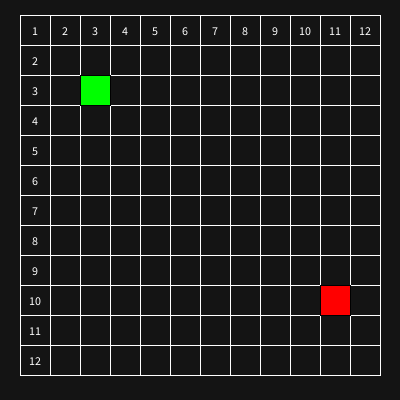
Frame 1 (no input)
Frame 60 (the mouse pressed at the canvas centre just before this capture): identical to frame 1, image omitted
Frame 120 (the mouse held since frame 60 and released just before this capture): identical to frame 1, image omitted

The Processing sketch that drew this single still picture (run headless with seeded random() and noise(); from frame 60 on, the mouse is pressed at the canvas centre):

// Processing sketch: Belajar_A_Search
// ── Belajar_A_Search.pde

int [][] i = new int [12][12];

void setup () {
  
  size (400,400);
  rectMode (CENTER);
  
  textAlign (CENTER, CENTER);
  
}

void draw () {
  
  background (20);  
    
  //Papan 
  
  for (int s = 0; s < 12; s++) {
    for (int r = 0; r < 12; r++) {
      i[s][r] = (s+1)*(r+1);
    }
  }
  
  stroke (255);
    
   for (int y = 30; y < height-30; y += 30) {
     for (int x = 35; x < width-20; x += 30) {
      
       noFill ();
       rect (x, y, 30,30);
        
       if ((x-30)/30 == 0 || (y-30)/30 == 0) {
         fill (255);
         text (i[(x-30)/30][(y-30)/30],x,y);
       }
      
      }
   }
  
  // Titik start (i[2][2]) = 3,3 dan titik end (i[10][9]) = 11,10
  
  stroke (0);
  
  fill (0,255,0);
  rect (95,90,30,30);  
  
  fill (255,0,0);
  rect (335,300,30,30);
  
}

int jarak_ke_start (int a) {
  return 0;
}
